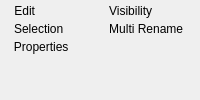
          <widget class="QWidget" name="tools_tool_widget" native="true">
           <property name="styleSheet">
            <string notr="true">QToolButton {
	border: none;
}

QToolButton:hover {
    color: white;
}

QToolButton:pressed {
    padding: 2px;
    font-size: 11px;
}</string>
           </property>
           <layout class="QFormLayout" name="formLayout">
            <property name="horizontalSpacing">
             <number>28</number>
            </property>
            <property name="verticalSpacing">
             <number>1</number>
            </property>
            <property name="leftMargin">
             <number>6</number>
            </property>
            <property name="topMargin">
             <number>2</number>
            </property>
            <property name="rightMargin">
             <number>2</number>
            </property>
            <property name="bottomMargin">
             <number>0</number>
            </property>
            <item row="0" column="0">
             <widget class="QToolButton" name="menu_edit_btn">
              <property name="text">
               <string> Edit</string>
              </property>
              <property name="icon">
               <iconset resource="../LevelEditor.qrc">
                <normaloff>:/icons/min.png</normaloff>:/icons/min.png</iconset>
              </property>
              <property name="iconSize">
               <size>
                <width>12</width>
                <height>12</height>
               </size>
              </property>
              <property name="toolButtonStyle">
               <enum>Qt::ToolButtonTextBesideIcon</enum>
              </property>
             </widget>
            </item>
            <item row="0" column="1">
             <widget class="QToolButton" name="menu_visibility_btn">
              <property name="text">
               <string> Visibility</string>
              </property>
              <property name="icon">
               <iconset resource="../LevelEditor.qrc">
                <normaloff>:/icons/min.png</normaloff>:/icons/min.png</iconset>
              </property>
              <property name="iconSize">
               <size>
                <width>12</width>
                <height>12</height>
               </size>
              </property>
              <property name="toolButtonStyle">
               <enum>Qt::ToolButtonTextBesideIcon</enum>
              </property>
             </widget>
            </item>
            <item row="1" column="0">
             <widget class="QToolButton" name="menu_selection_btn">
              <property name="text">
               <string> Selection</string>
              </property>
              <property name="icon">
               <iconset resource="../LevelEditor.qrc">
                <normaloff>:/icons/min.png</normaloff>:/icons/min.png</iconset>
              </property>
              <property name="iconSize">
               <size>
                <width>12</width>
                <height>12</height>
               </size>
              </property>
              <property name="toolButtonStyle">
               <enum>Qt::ToolButtonTextBesideIcon</enum>
              </property>
             </widget>
            </item>
            <item row="1" column="1">
             <widget class="QToolButton" name="toolButton_47">
              <property name="text">
               <string> Multi Rename</string>
              </property>
              <property name="icon">
               <iconset resource="../LevelEditor.qrc">
                <normaloff>:/icons/dummy.png</normaloff>:/icons/dummy.png</iconset>
              </property>
              <property name="iconSize">
               <size>
                <width>12</width>
                <height>12</height>
               </size>
              </property>
              <property name="toolButtonStyle">
               <enum>Qt::ToolButtonTextBesideIcon</enum>
              </property>
             </widget>
            </item>
            <item row="2" column="0">
             <widget class="QToolButton" name="toolButton_48">
              <property name="text">
               <string> Properties</string>
              </property>
              <property name="icon">
               <iconset resource="../LevelEditor.qrc">
                <normaloff>:/icons/dummy.png</normaloff>:/icons/dummy.png</iconset>
              </property>
              <property name="iconSize">
               <size>
                <width>12</width>
                <height>12</height>
               </size>
              </property>
              <property name="toolButtonStyle">
               <enum>Qt::ToolButtonTextBesideIcon</enum>
              </property>
             </widget>
            </item>
            <item row="2" column="1">
             <spacer name="horizontalSpacer_2">
              <property name="orientation">
               <enum>Qt::Horizontal</enum>
              </property>
              <property name="sizeHint" stdset="0">
               <size>
                <width>40</width>
                <height>20</height>
               </size>
              </property>
             </spacer>
            </item>
           </layout>
          </widget>
